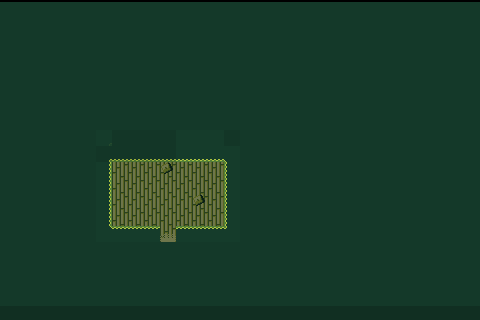

The image is a tile-based game level rendered from a .tmx file. Its description and source (layers, tilesets, objects; grid data summarised) follow:
An orthogonal 30x20 tile map with 16x16 px tiles, 4 tile layers (background, foreground, collision, walls), 2 tilesets and 2 objects (spawnPoint, villager).

<map version="1.0" orientation="orthogonal" width="30" height="20" tilewidth="16" tileheight="16">
 <properties>
  <property name="Music" value="SpiritGuardIndoors" />
  <property name="Name" value="" />
 </properties>
 <tileset firstgid="1" name="tilemap" tilewidth="16" tileheight="16">
  <tileoffset x="0" y="2" />
  <image source="gfx/tilemap.png" width="160" height="320" />
 </tileset>
 <tileset firstgid="201" name="objects" tilewidth="16" tileheight="16">
  <image source="gfx/objects.png" width="192" height="16" />
 </tileset>
 <layer name="background" width="30" height="20" opacity="0.51">
  <data>[600 cells, 584 non-empty, 4 distinct tile ids]</data>
 </layer>
 <layer name="foreground" width="30" height="20">
  <data>[600 cells, 0 non-empty, 0 distinct tile ids]</data>
 </layer>
 <layer name="collision" width="30" height="20">
  <data>[600 cells, 24 non-empty, 12 distinct tile ids]</data>
 </layer>
 <layer name="walls" width="30" height="20" opacity="0.9">
  <data>[600 cells, 571 non-empty, 10 distinct tile ids]</data>
 </layer>
 <objectgroup name="objects" width="30" height="20">
  <object type="spawnPoint" gid="201" x="160" y="240">
   <properties>
    <property name="exitdirection" value="up" />
    <property name="name" value="enterDoorThree" />
    <property name="targetMap" value="Village" />
    <property name="targetSpawn" value="enterDoorThree" />
   </properties>
  </object>
  <object type="villager" gid="204" x="144" y="176">
   <properties>
    <property name="dialogue" value="Oh... Uh hi?|.....|Please leave" />
    <property name="type" value="C" />
   </properties>
  </object>
 </objectgroup>
</map>
